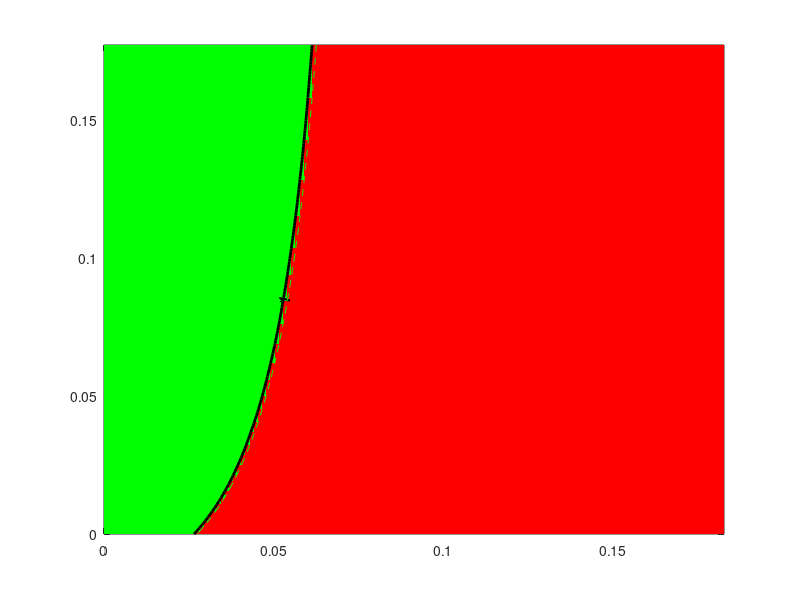

Here is the MATLAB script that generated this plot: (Note: this script raises an error after producing the figure.)
clc; clear; close all;




Lambda_h = 908800;
Lambda_v = 7008000000;
mu_h = 0.0142;
mu_v = 0.5 ;
mu1 = 0.001;
mu2 = 0.073;
b = 0.6;
c = 0.3;
d = 0.45;
e = 0.8;

sigma = 0.34074;
phi = 0.81425;
rho = 0.52869;




%% India baseline parameter (median)
kappa_med  = 0.30449;
epsilon_med = 0.50368;
alpha_med   = 0.37665; 
eta_med     = 0.88633;
tau_med     = 0.50168;
delta_med   = 0.02077;

%% 95% CI bounds (from Table 2)
kappa_CI   = [0.282 0.327];
epsilon_CI = [0.466 0.541];
alpha_CI   = [0.348 0.405];
eta_CI     = [0.851 0.922];
tau_CI     = [0.464 0.540];
delta_CI   = [0.019 0.023];

%% Parameter grids
gamma = linspace(0,0.1773,150);   % recovery rate (rows)
beta  = linspace(0,0.1827,150);   % transmission rate (cols)
[Beta,Gamma] = meshgrid(beta,gamma);

%% Monte-Carlo simulation settings
Nsample = 200;      % for quick test; set to 500 or higher when satisfied
R0_all  = NaN([size(Beta), Nsample]);

rng(0); % for reproducibility

%% Monte Carlo loop
for n = 1:Nsample
    % sample parameters uniformly within 95% CI
    kappa   = kappa_CI(1)   + rand*(kappa_CI(2)-kappa_CI(1));
    epsilon = epsilon_CI(1) + rand*(epsilon_CI(2)-epsilon_CI(1));
    alpha   = alpha_CI(1)   + rand*(alpha_CI(2)-alpha_CI(1));
    eta     = eta_CI(1)     + rand*(eta_CI(2)-eta_CI(1));
    tau     = tau_CI(1)     + rand*(tau_CI(2)-tau_CI(1));
    delta   = delta_CI(1)   + rand*(delta_CI(2)-delta_CI(1));
    
    % compute R for this random parameter set
    % break the expression into parts for clarity & numerical safety
    A1 = (rho.*(b.*Beta - c.*Beta.*(eta-1))) ./ (mu_v.*(mu_v+rho));
    part1 = (Lambda_v.*d.*Beta.*epsilon.*kappa.*mu_h) ./ (Lambda_h.*mu_v.*(epsilon+mu_h).*(Gamma+mu_h+mu1));
    part2 = (Lambda_v.*e.*Beta.*epsilon.*mu_h.*(kappa-1)) ./ (Lambda_h.*mu_v.*(epsilon+mu_h).*(alpha+mu_h+mu2));
    R = A1 .* (part1 - part2);
    
    % Replace Inf with NaN (guard against divide by zero)
    R(~isfinite(R)) = NaN;
    
    % Clamp negative R to 0 before sqrt (R should be nonnegative for R0)
    R_clamped = R;
    R_clamped(R_clamped < 0) = 0;
    
    % If R_clamped is NaN everywhere for this n, skip storing to avoid polluting stats
    if all(isnan(R_clamped(:)))
        warning('Sample %d produced all NaNs - skipping', n);
        continue;
    end
    
    R0_all(:,:,n) = sqrt(R_clamped);
    
    % optional progress indicator every 50 samples
    if mod(n,50) == 0
        fprintf('Completed sample %d / %d\n', n, Nsample);
    end
end

%% Remove fully-NaN slices (if some samples were skipped)
valid_slices = squeeze(~all(all(isnan(R0_all),1),2));
R0_all = R0_all(:,:,valid_slices);

if isempty(R0_all)
    error('No valid Monte Carlo samples remained. Check your parameter ranges and expressions.');
end

%% Compute statistics across all samples
% Use median ignoring NaNs. For older MATLAB versions use nanmedian
try
    R0_med = median(R0_all,3,'omitnan');
    R0_p05 = prctile(R0_all,5,3);
    R0_p95 = prctile(R0_all,95,3);
catch
    % fallback for older MATLAB:
    R0_med = nanmedian(R0_all,3);
    R0_p05 = prctile(R0_all,5,3); % prctile handles NaN slices as well
    R0_p95 = prctile(R0_all,95,3);
end

%% Binary map (median)
regionMap = zeros(size(R0_med));
regionMap(R0_med<1)=1;
regionMap(R0_med>=1)=2;

%% Plot median contour with uncertainty shading
% figure('Color','w','Position',[100 100 800 600]);


figure;




% plot median safe/epidemic regions
hMap = pcolor(Beta,Gamma,regionMap);
shading flat;
colormap([0 1 0; 1 0 0]); % light green/red
caxis([1 2]);
hold on;

% contour for median threshold
[c1,h1] = contour(Beta,Gamma,R0_med,[1 1],'k','LineWidth',2);
clabel(c1,h1,'FontSize',11,'FontWeight','bold','Color','k','LabelSpacing',300);

% contour for uncertainty band (5th and 95th percentile thresholds)
[c2,h2] = contour(Beta,Gamma,R0_p05,[1 1],'--','Color',[0.3 0.3 0.3],'LineWidth',2.5);
[c3,h3] = contour(Beta,Gamma,R0_p95,[1 1],'--','Color',[0.3 0.3 0.3],'LineWidth',2.5);

xlabel('\bf \beta','FontSize',13);
ylabel('\bf \gamma','FontSize',13);

title('\bf Gujarat: Safe (Green) vs Epidemic (Red) Regions','FontSize',14,'FontWeight','bold');

% ---- Add invisible handles for legend ----
hSafe = patch(NaN, NaN, 'g', 'FaceAlpha',0.6, 'EdgeColor','none');
hEpi  = patch(NaN, NaN, 'r', 'FaceAlpha',0.6, 'EdgeColor','none');
hMed  = plot(NaN, NaN, 'k-', 'LineWidth', 2);
hCI   = plot(NaN, NaN, '--', 'Color',[0.3 0.3 0.3], 'LineWidth', 2);

legend([hSafe hEpi hMed hCI], ...
       {'Safe region (R_0 < 1)', ...
        'Epidemic region (R_0 > 1)', ...
        'Threshold (R_0 = 1)', ...
        '95% CI'}, ...
       'Location','northeast', ...
       'FontSize',12, ...
       'FontWeight','bold', ...
       'Box','on');

set(gca,'fontsize',14,'fontweight','bold','linewidth',1)

% set(gca,'FontSize',12,'FontWeight','bold','LineWidth',1.2);
grid on; box on;

hold off;

